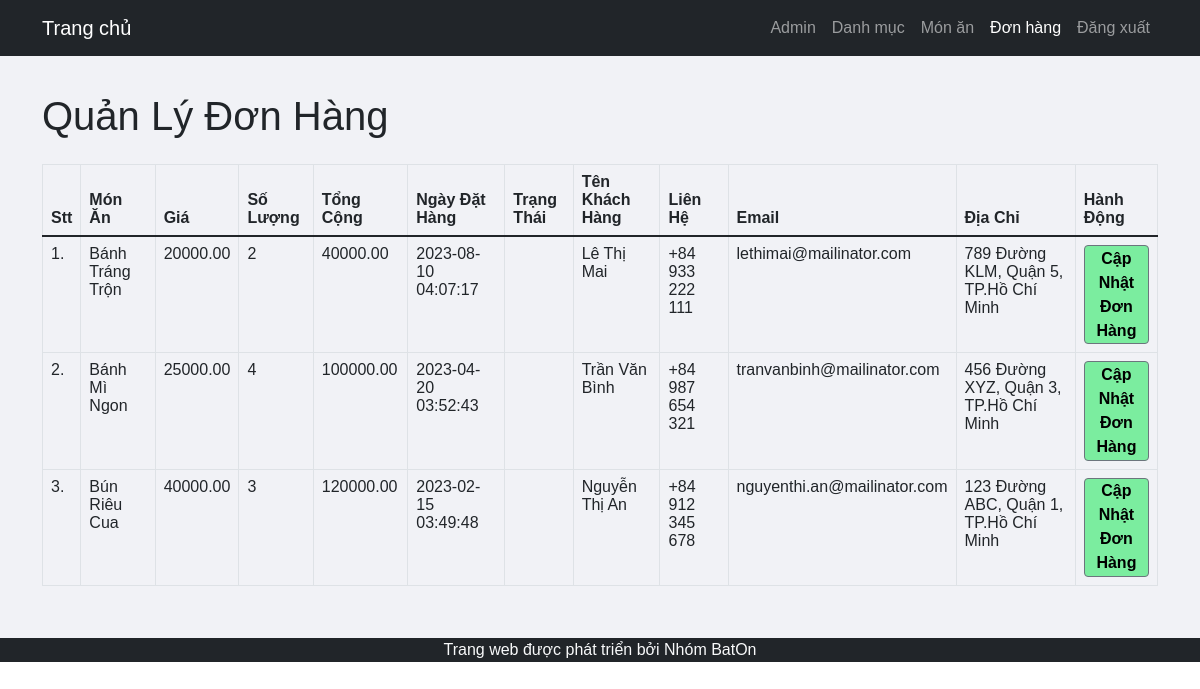
Page /admin/manage-order.php (signed in) on the earlier database version.
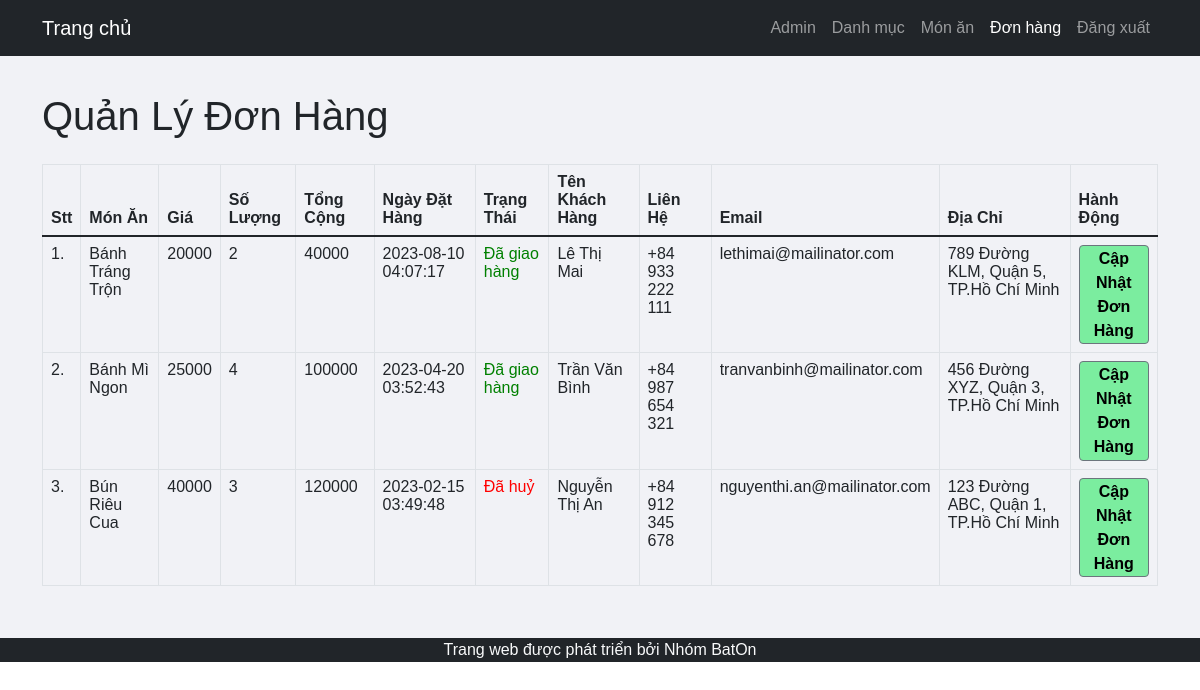
Same page on the later database version.
### tables this page shows
CREATE TABLE `tbl_order` (
  `id` int(10) UNSIGNED NOT NULL,
  `food` varchar(150) NOT NULL,
  `price` int(10) NOT NULL,
  `qty` int(11) NOT NULL,
  `total` int(10) NOT NULL,
  `order_date` datetime NOT NULL,
  `status` varchar(50) NOT NULL,
  `customer_name` varchar(150) NOT NULL,
  `customer_contact` varchar(20) NOT NULL,
  `customer_email` varchar(150) NOT NULL,
  `customer_address` varchar(255) NOT NULL
);

### admin/oop/Order.php (called while the page is built, shortened)
<?php
class Order
{
  private $id;
  private $food;
  private $price;
  private $qty;
  private $total;
  private $order_date;
  private $status;
  private $customer_name;
  private $customer_contact;
  private $customer_email;
  private $customer_address;
  public function __construct(
    $id,
    $food,
    $price,
    $qty,
    $total,
    $order_date,
    $status,
    $customer_name,
    $customer_contact,
    $customer_email,
    $customer_address
  ) {
    $this->id = $id;
    $this->food = $food;
    $this->price = $price;
    $this->qty = $qty;
    $this->total = $total;
    $this->order_date = $order_date;
    $this->status = $status;
    $this->customer_name = $customer_name;
    $this->customer_contact = $customer_contact;
    $this->customer_email = $customer_email;
    $this->customer_address = $customer_address;
  }
  public function getId()
  {
    return $this->id;
  }
  public function getFood()
  {
    return $this->food;
  }
  public function getPrice()
  {
    return $this->price;
  }
  public function getQty()
  {
    return $this->qty;
  }
  public function getTotal()
  {
    return $this->total;
  }
  public function getOrderDate()
  {
    return $this->order_date;
  }
  public function getStatus()
  {
    return $this->status;
  }
  public function getCustomerName()
  {
    return $this->customer_name;
  }
  public function getCustomerContact()
  {
    return $this->customer_contact;
  }
  public function getCustomerEmail()
  {
    return $this->customer_email;
  }
  public function getCustomerAddress()
  {
    return $this->customer_address;
  }
  public static function getAllOrders()
  {
    global $conn;
    $sql = "SELECT * FROM tbl_order ORDER BY id DESC";
    $res = mysqli_query($conn, $sql);
    $orders = [];
    if ($res) {
      while ($row = mysqli_fetch_assoc($res)) {
        $order = new Order(
          $row['id'],
          $row['food'],
          $row['price'],
          $row['qty'],
          $row['total'],
          $row['order_date'],
          $row['status'],
          $row['customer_name'],
          $row['customer_contact'],
          $row['customer_email'],
          $row['customer_address']
        );
        $orders[] = $order;
      }
    }
    return $orders;
  }
}
?>

### admin/manage-order.php (the view, shortened to what the changed rows need)
<?php
include('partials/menu.php');
include('oop/Order.php');
?>
<div class="main-content">
    <div class="container">
        <h1 class="mb-4">Quản Lý Đơn Hàng</h1>
        <table class="table table-bordered">
            <thead>
                <tr>
                    <th>Stt</th>
                    <th>Món Ăn</th>
                    <th>Giá</th>
                    <th>Số Lượng</th>
                    <th>Tổng Cộng</th>
                    <th>Ngày Đặt Hàng</th>
                    <th>Trạng Thái</th>
                    <th>Tên Khách Hàng</th>
                    <th>Liên Hệ</th>
                    <th>Email</th>
                    <th>Địa Chỉ</th>
                    <th>Hành Động</th>
                </tr>
            </thead>
            <tbody>
                <?php
                $orders = Order::getAllOrders();
                $sn = 1;
                if (!empty($orders)) {
                    foreach ($orders as $order) {
                        $id = $order->getId();
                        $food = $order->getFood();
                        $price = $order->getPrice();
                        $qty = $order->getQty();
                        $total = $order->getTotal();
                        $order_date = $order->getOrderDate();
                        $status = $order->getStatus();
                        $customer_name = $order->getCustomerName();
                        $customer_contact = $order->getCustomerContact();
                        $customer_email = $order->getCustomerEmail();
                        $customer_address = $order->getCustomerAddress();
                        ?>
                        <tr>
                            <td>
                                <?php echo $sn++; ?>.
                            </td>
                            <td>
                                <?php echo $food; ?>
                            </td>
                            <td>
                                <?php echo $price; ?>
                            </td>
                            <td>
                                <?php echo $qty; ?>
                            </td>
                            <td>
                                <?php echo $total; ?>
                            </td>
                            <td>
                                <?php echo $order_date; ?>
                            </td>
                            <td>
                                <?php
                                if ($status == "Đã đặt hàng") {
                                    echo "<label>$status</label>";
                                } elseif ($status == "Đang giao hàng") {
                                    echo "<label style='color: orange;'>$status</label>";
                                } elseif ($status == "Đã giao hàng") {
                                    echo "<label style='color: green;'>$status</label>";
                                } elseif ($status == "Đã huỷ") {
                                    echo "<label style='color: red;'>$status</label>";
                                }
                                ?>
                            </td>
                            <td>
                                <?php echo $customer_name; ?>
                            </td>
                            <td>
                                <?php echo $customer_contact; ?>
                            </td>
                            <td>
                                <?php echo $customer_email; ?>
                            </td>
                            <td>
                                <?php echo $customer_address; ?>
                            </td>
                            <td>
                                <a href="<?php echo SITEURL; ?>admin/update-order.php?id=<?php echo $id; ?>"
                                    class="btn btn-secondary">Cập Nhật Đơn Hàng</a>
                            </td>
                        </tr>
                        <?php
                    }
                } else {
                    echo "<tr><td colspan='12' class='alert alert-warning'>Không có đơn hàng</td></tr>";
                }
                ?>
            </tbody>
        </table>
    </div>
</div>
<?php include('partials/footer.php'); ?>

Differences in the rows shown:
changed tbl_order "Bánh Tráng Trộn": price "20000.00" → "20000"; total "40000.00" → "40000"; status (not shown) → "Đã giao hàng"
changed tbl_order "Bánh Mì Ngon": price "25000.00" → "25000"; total "100000.00" → "100000"; status (not shown) → "Đã giao hàng"
changed tbl_order "Bún Riêu Cua": price "40000.00" → "40000"; total "120000.00" → "120000"; status (not shown) → "Đã huỷ"
